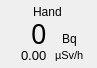
        <widget class="QFrame" name="cps_frame_m8">
         <property name="geometry">
          <rect>
           <x>576</x>
           <y>259</y>
           <width>97</width>
           <height>68</height>
          </rect>
         </property>
         <property name="toolTip">
          <string>&lt;html&gt;&lt;head/&gt;&lt;body&gt;&lt;p&gt;Module 8&lt;/p&gt;&lt;/body&gt;&lt;/html&gt;</string>
         </property>
         <property name="frameShape">
          <enum>QFrame::NoFrame</enum>
         </property>
         <property name="frameShadow">
          <enum>QFrame::Plain</enum>
         </property>
         <widget class="QWidget" name="layoutWidget_12">
          <property name="geometry">
           <rect>
            <x>4</x>
            <y>3</y>
            <width>87</width>
            <height>59</height>
           </rect>
          </property>
          <layout class="QVBoxLayout" name="verticalLayout_16">
           <property name="spacing">
            <number>0</number>
           </property>
           <item alignment="Qt::AlignHCenter">
            <widget class="QLabel" name="bodypart_m8">
             <property name="text">
              <string>Hand</string>
             </property>
            </widget>
           </item>
           <item>
            <layout class="QGridLayout" name="gridLayout_14">
             <property name="leftMargin">
              <number>0</number>
             </property>
             <property name="rightMargin">
              <number>0</number>
             </property>
             <property name="bottomMargin">
              <number>0</number>
             </property>
             <property name="spacing">
              <number>2</number>
             </property>
             <item row="1" column="1" alignment="Qt::AlignHCenter">
              <widget class="QLabel" name="uSv_label_m8">
               <property name="font">
                <font>
                 <pointsize>8</pointsize>
                </font>
               </property>
               <property name="text">
                <string>µSv/h</string>
               </property>
              </widget>
             </item>
             <item row="0" column="1" alignment="Qt::AlignHCenter|Qt::AlignBottom">
              <widget class="QLabel" name="cps_label_m8">
               <property name="text">
                <string>Bq</string>
               </property>
              </widget>
             </item>
             <item row="0" column="0" alignment="Qt::AlignRight">
              <widget class="QLabel" name="CPS_m8">
               <property name="minimumSize">
                <size>
                 <width>0</width>
                 <height>26</height>
                </size>
               </property>
               <property name="maximumSize">
                <size>
                 <width>60</width>
                 <height>26</height>
                </size>
               </property>
               <property name="font">
                <font>
                 <family>Arial Black</family>
                 <pointsize>20</pointsize>
                 <weight>50</weight>
                 <bold>false</bold>
                </font>
               </property>
               <property name="text">
                <string>0</string>
               </property>
              </widget>
             </item>
             <item row="1" column="0" alignment="Qt::AlignRight">
              <widget class="QLabel" name="uSv_m8">
               <property name="minimumSize">
                <size>
                 <width>0</width>
                 <height>14</height>
                </size>
               </property>
               <property name="maximumSize">
                <size>
                 <width>16777215</width>
                 <height>14</height>
                </size>
               </property>
               <property name="font">
                <font>
                 <pointsize>10</pointsize>
                </font>
               </property>
               <property name="text">
                <string>0.00</string>
               </property>
              </widget>
             </item>
            </layout>
           </item>
          </layout>
         </widget>
         <widget class="QLabel" name="cps_bg_m8">
          <property name="geometry">
           <rect>
            <x>2</x>
            <y>2</y>
            <width>91</width>
            <height>62</height>
           </rect>
          </property>
          <property name="frameShadow">
           <enum>QFrame::Sunken</enum>
          </property>
          <property name="text">
           <string/>
          </property>
          <property name="pixmap">
           <pixmap resource="RadMaster 3000+ v0.1/resources.qrc">:/bg/resources/bg/cps_frame.png</pixmap>
          </property>
          <property name="scaledContents">
           <bool>true</bool>
          </property>
         </widget>
         <zorder>cps_bg_m8</zorder>
         <zorder>layoutWidget_12</zorder>
        </widget>
